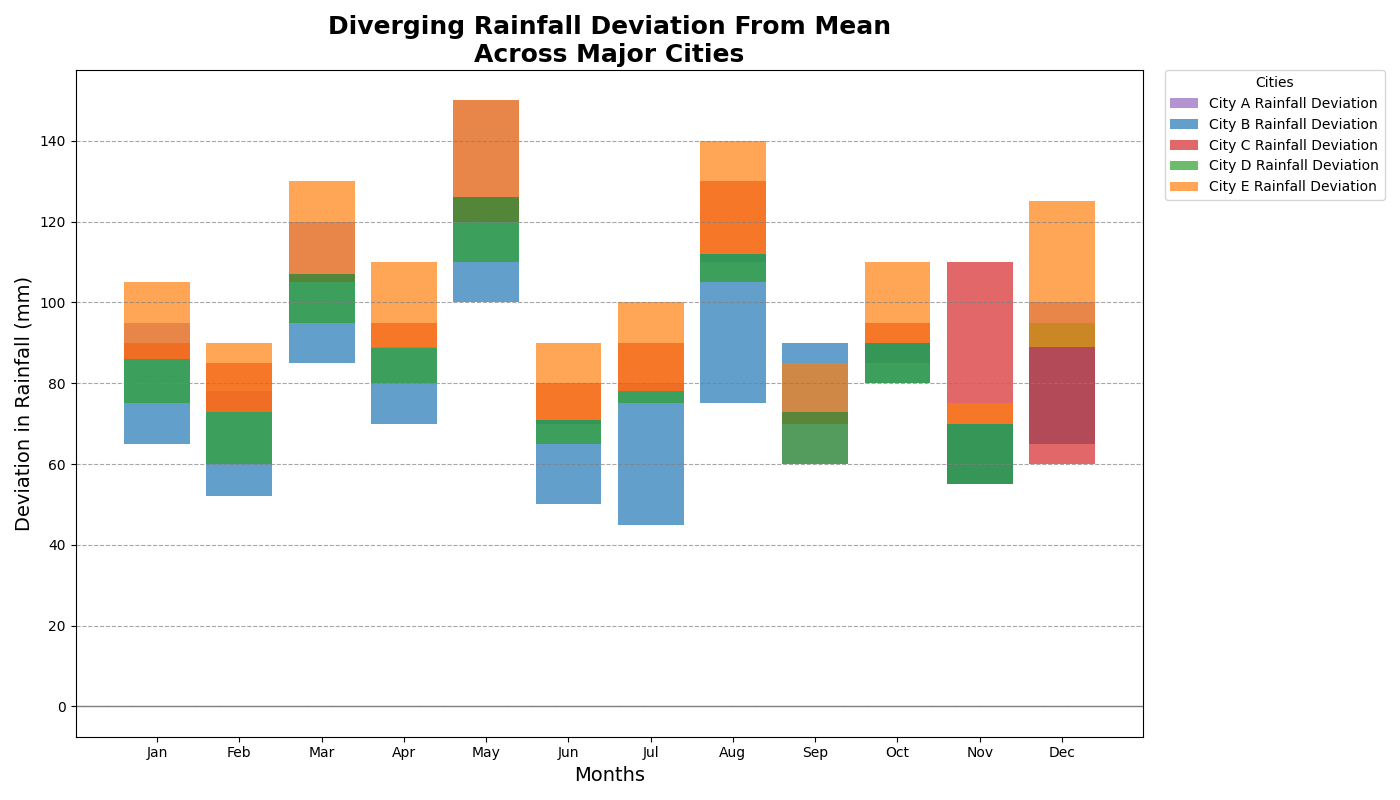

Python code for this plot:
import matplotlib.pyplot as plt
import numpy as np

cities = ['City A', 'City B', 'City C', 'City D', 'City E']
months = ['Jan', 'Feb', 'Mar', 'Apr', 'May', 'Jun', 'Jul', 'Aug', 'Sep', 'Oct', 'Nov', 'Dec']

rainfall_data = np.array([
    [95, 78, 120, 89, 150, 70, 80, 110, 60, 85, 55, 100],
    [65, 52, 85, 70, 100, 50, 45, 75, 90, 80, 55, 65],
    [90, 85, 105, 95, 120, 80, 90, 130, 70, 95, 110, 60],
    [75, 60, 95, 80, 110, 65, 75, 105, 60, 80, 55, 95],
    [105, 90, 130, 110, 150, 90, 100, 140, 85, 110, 75, 125]
])

# Stacked bar chart with diverging concept
mean_rainfall = np.mean(rainfall_data, axis=0)
rainfall_dev = rainfall_data - mean_rainfall

color_rainfall = ['#9467bd', '#1f77b4', '#d62728', '#2ca02c', '#ff7f0e']

fig, ax = plt.subplots(figsize=(14, 8))

for idx, deviation in enumerate(rainfall_dev):
    ax.bar(months, deviation, bottom=mean_rainfall, color=color_rainfall[idx], alpha=0.7, label=f'{cities[idx]} Rainfall Deviation')

ax.set_title('Diverging Rainfall Deviation From Mean\nAcross Major Cities', fontsize=18, fontweight='bold')
ax.set_xlabel('Months', fontsize=14)
ax.set_ylabel('Deviation in Rainfall (mm)', fontsize=14)
ax.axhline(y=0, color='gray', linewidth=1)
ax.yaxis.grid(True, linestyle='--', color='gray', alpha=0.7)
ax.legend(loc='upper left', title='Cities', bbox_to_anchor=(1.02, 1), borderaxespad=0.)

fig.tight_layout()
plt.show()
